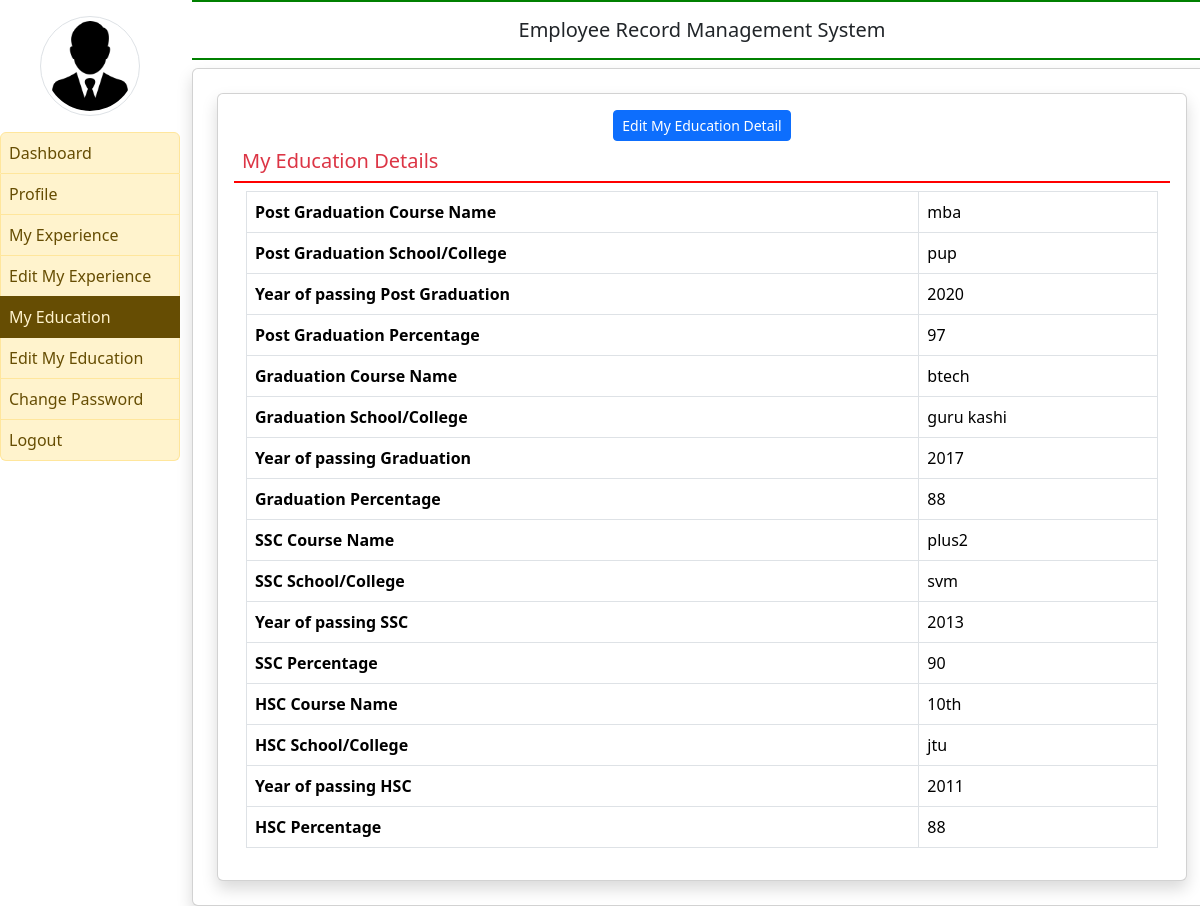
The page /my_education/ (signed in) on the database its author committed.
### employee/models.py (models this page shows, shortened)
class EmployeeEducation(models.Model):
    user=models.ForeignKey(User,on_delete=models.CASCADE)
    coursepg=models.CharField(max_length=100,null=True)
    schoolclgpg=models.CharField(max_length=200,null=True)
    yearofpassingpg=models.CharField(max_length=20,null=True)
    percentagepg=models.CharField(max_length=30,null=True)
    coursegra=models.CharField(max_length=100,null=True)
    schoolclggra=models.CharField(max_length=200,null=True)
    yearofpassinggra=models.CharField(max_length=20,null=True)
    percentagegra=models.CharField(max_length=30,null=True)
    coursessc=models.CharField(max_length=100,null=True)
    schoolclgssc=models.CharField(max_length=200,null=True)
    yearofpassingssc=models.CharField(max_length=20,null=True)
    percentagessc=models.CharField(max_length=30,null=True)
    coursehsc=models.CharField(max_length=100,null=True)
    schoolclghsc=models.CharField(max_length=200,null=True)
    yearofpassinghsc=models.CharField(max_length=20,null=True)
    percentagehsc=models.CharField(max_length=30,null=True)

### employee/views.py (the view)
# urls.py: path('my_education/',my_education,name='my_education'),
def my_education(request):
    if not request.user.is_authenticated:
        return redirect('emp_login')
    error=""
    user=request.user
    education=EmployeeEducation.objects.get(user=user)
    return render(request,'my_education.html',locals())

### employee/templates/my_education.html
{% extends 'emp_base.html' %}
{% block main %}
<div class="card shadow m-2">
    <div class="card-body">
        <center><a href="{% url 'edit_myeducation' %}" class="btn btn-primary float-right btn-sm"> Edit My Education Detail</a></center>
        <h5 class="p-2 text-danger" style="border-bottom: 2px solid red;">My Education Details</h5>
        <div class="container-fluid">
            <table class="table table-bordered">
                <tr>
                    <th>Post Graduation Course Name</th>
                    <td>{{education.coursepg}}</td>
                </tr>
                <tr>
                    <th>Post Graduation School/College </th>
                    <td>{{education.schoolclgpg}}</td>
                </tr>
                <tr>
                    <th> Year of passing Post Graduation</th>
                    <td>{{education.yearofpassingpg}}</td>
                </tr>
                <tr>
                    <th>Post Graduation Percentage</th>
                    <td>{{education.percentagepg}}</td>
                </tr>
                <tr>
                    <th>Graduation Course Name</th>
                    <td>{{education.coursegra}}</td>
                </tr>
                <tr>
                    <th> Graduation School/College </th>
                    <td>{{education.schoolclggra}}</td>
                </tr>
                <tr>
                    <th> Year of passing Graduation</th>
                    <td>{{education.yearofpassinggra}}</td>
                </tr>
                <tr>
                    <th>Graduation Percentage</th>
                    <td>{{education.percentagegra}}</td>
                </tr>
                <tr>
                    <th>SSC Course Name</th>
                    <td>{{education.coursessc}}</td>
                </tr>
                <tr>
                    <th>SSC School/College </th>
                    <td>{{education.schoolclgssc}}</td>
                </tr>
                <tr>
                    <th> Year of passing SSC</th>
                    <td>{{education.yearofpassingssc}}</td>
                </tr>
                <tr>
                    <th>SSC Percentage</th>
                    <td>{{education.percentagessc}}</td>
                </tr>
                <tr>
                    <th>HSC Course Name</th>
                    <td>{{education.coursehsc}}</td>
                </tr>
                <tr>
                    <th>HSC School/College </th>
                    <td>{{education.schoolclghsc}}</td>
                </tr>
                <tr>
                    <th> Year of passing HSC</th>
                    <td>{{education.yearofpassinghsc}}</td>
                </tr>
                <tr>
                    <th>HSC Percentage</th>
                    <td>{{education.percentagehsc}}</td>
                </tr>
            </table>
        </div>
    </div>
</div>
{% endblock %}

### rows shown on the page
EmployeeEducation: coursepg "mba", schoolclgpg "pup", yearofpassingpg "2020", percentagepg "97", coursegra "btech", schoolclggra "guru kashi", yearofpassinggra "2017", percentagegra "88", coursessc "plus2", schoolclgssc "svm", yearofpassingssc "2013", percentagessc "90", coursehsc "10th", schoolclghsc "jtu", yearofpassinghsc "2011", percentagehsc "88"
